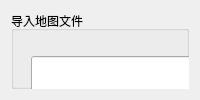
     <widget class="QWidget" name="page2">
      <layout class="QVBoxLayout" name="verticalLayout_3">
       <item>
        <widget class="QGroupBox" name="groupBox_2">
         <property name="title">
          <string>导入地图文件</string>
         </property>
         <widget class="QTextBrowser" name="fileOutput">
          <property name="geometry">
           <rect>
            <x>20</x>
            <y>110</y>
            <width>1241</width>
            <height>501</height>
           </rect>
          </property>
          <property name="styleSheet">
           <string notr="true">font: 10pt &quot;Consolas&quot;;
color: rgb(255, 255, 255, 180);</string>
          </property>
         </widget>
         <widget class="QWidget" name="widget_3" native="true">
          <property name="geometry">
           <rect>
            <x>20</x>
            <y>20</y>
            <width>381</width>
            <height>91</height>
           </rect>
          </property>
          <layout class="QHBoxLayout" name="horizontalLayout">
           <item>
            <widget class="QLineEdit" name="fileName">
             <property name="minimumSize">
              <size>
               <width>300</width>
               <height>40</height>
              </size>
             </property>
            </widget>
           </item>
           <item>
            <spacer name="horizontalSpacer_2">
             <property name="orientation">
              <enum>Qt::Horizontal</enum>
             </property>
             <property name="sizeHint" stdset="0">
              <size>
               <width>40</width>
               <height>20</height>
              </size>
             </property>
            </spacer>
           </item>
           <item>
            <widget class="QToolButton" name="chooseFile">
             <property name="minimumSize">
              <size>
               <width>60</width>
               <height>40</height>
              </size>
             </property>
             <property name="styleSheet">
              <string notr="true">background-color: rgb(53, 50, 58, 127);</string>
             </property>
             <property name="text">
              <string>浏览</string>
             </property>
            </widget>
           </item>
          </layout>
         </widget>
         <widget class="QWidget" name="widget_4" native="true">
          <property name="geometry">
           <rect>
            <x>1070</x>
            <y>610</y>
            <width>191</width>
            <height>91</height>
           </rect>
          </property>
          <layout class="QHBoxLayout" name="horizontalLayout_4">
           <item>
            <widget class="QToolButton" name="loadFile">
             <property name="minimumSize">
              <size>
               <width>60</width>
               <height>40</height>
              </size>
             </property>
             <property name="styleSheet">
              <string notr="true">background-color: rgb(53, 50, 58, 127);</string>
             </property>
             <property name="text">
              <string>导入地图</string>
             </property>
            </widget>
           </item>
           <item>
            <spacer name="horizontalSpacer_3">
             <property name="orientation">
              <enum>Qt::Horizontal</enum>
             </property>
             <property name="sizeHint" stdset="0">
              <size>
               <width>40</width>
               <height>20</height>
              </size>
             </property>
            </spacer>
           </item>
           <item>
            <widget class="QToolButton" name="noFile">
             <property name="minimumSize">
              <size>
               <width>60</width>
               <height>40</height>
              </size>
             </property>
             <property name="styleSheet">
              <string notr="true">background-color: rgb(53, 50, 58, 127);</string>
             </property>
             <property name="text">
              <string>取消</string>
             </property>
            </widget>
           </item>
          </layout>
         </widget>
        </widget>
       </item>
      </layout>
     </widget>
